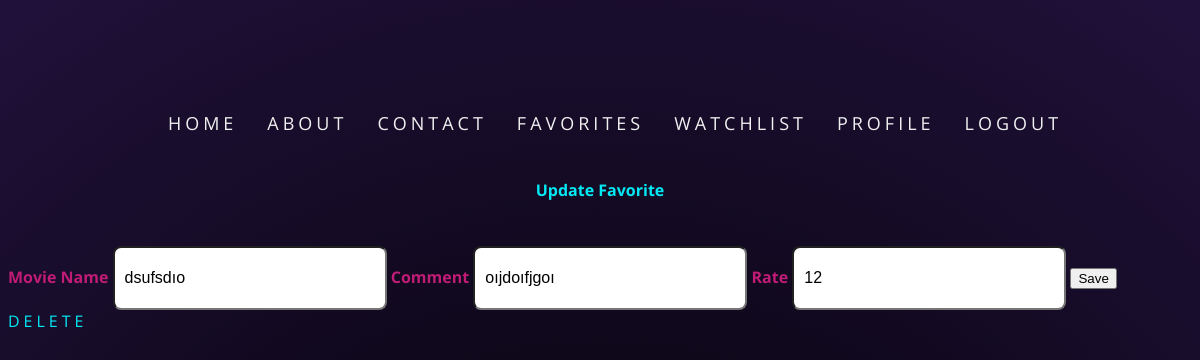
/favorites/update/34/ (signed in), run on the app's committed database.
### registration/models.py (models this page shows)
class Film(models.Model):
    user = models.ForeignKey(User, on_delete=models.CASCADE)
    movie_name = models.CharField(max_length=255, blank=False, null=False)
    comment = models.CharField(max_length=255, blank=False, null=False)
    rate = models.IntegerField(blank=False, null=False)

### registration/views.py (the view)
# urls.py: path('favorites/update/<int:film_id>/', views.update_favorite, name='update_favorite'),
@login_required(login_url='login')
def update_favorite(request, film_id):
    try:
        film = Film.objects.get(id=film_id, user=request.user)
    except Film.DoesNotExist:
        return redirect('favorites')
    if request.method == 'POST':
        film.movie_name = request.POST.get('movie_name')
        film.comment = request.POST.get('comment')
        film.rate = request.POST.get('rate')
        film.save()
        return redirect('favorites')
    return render(request, 'update_favorite.html', {'film': film})

### registration/templates/update_favorite.html (shortened to what this page needs)
<!DOCTYPE html>
<html lang="en">
<head>
  <link rel="stylesheet" href="https://cdnjs.cloudflare.com/ajax/libs/font-awesome/5.15.4/css/all.min.css">
  {% load static %}
  <link rel="stylesheet" href="{% static 'css/style_favorites.css' %}">
  {% include 'navbar.html' %}</head>
<body>
  <h3>Update Favorite</h3>
  <form action="" method="post">
    <label for="movie_name">Movie Name</label>
    <input type="text" placeholder="Movie Name" name="movie_name" id="movie_name" value="{{ film.movie_name }} " required>
    <label for="comment">Comment</label>
    <input type="text" placeholder="Comment" name="comment" id="comment" value="{{ film.comment }}" required>
    <label for="rate">Rate</label>
    <input type="number" placeholder="Rate" name="rate" id="rate" value="{{ film.rate }}" required>
    <button type="submit">Save</button>
    <a href="{% url 'delete_favorite' film.id %}">Delete</a>
  </form>
</body>
</html>

### registration/static/css/style_favorites.css (style rules this page uses)
body { font-family: 'Open Sans', sans-serif; min-height: 100vh; background: #c01c76; display: flex; align-items: center; flex-direction: column; padding-top: 2rem; padding-bottom: 2rem; box-sizing: border-box; background: radial-gradient(circle at 50% 100%,#000, #20113a) }
h3 { font-size:1em; font-weight: bold; text-align: center; display: block; line-height:1em; padding-bottom: 2em; color: #03e9f4; }
a { position: relative; color: #03e9f4; font-size: 16px; text-decoration: none; text-transform: uppercase; overflow: hidden; transition: .5s; margin-top: 40px; letter-spacing: 4px }
label { color: #c01c76; font-weight: bold; }
input { border-radius: 8px; padding: 10px; font-size: 16px; width: 250px; height: 40px; }

### data on the page
Film: movie_name "dsufsdıo", comment "oıjdoıfjgoı", rate "12"
